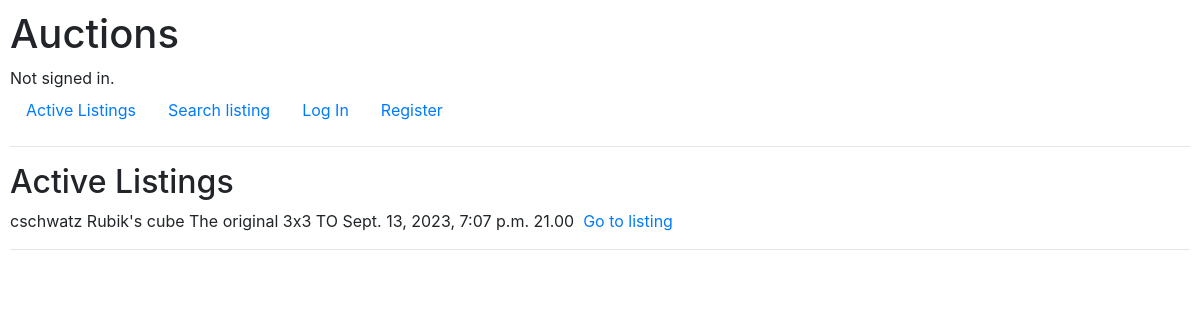
/, run on an earlier commit of the app's database.
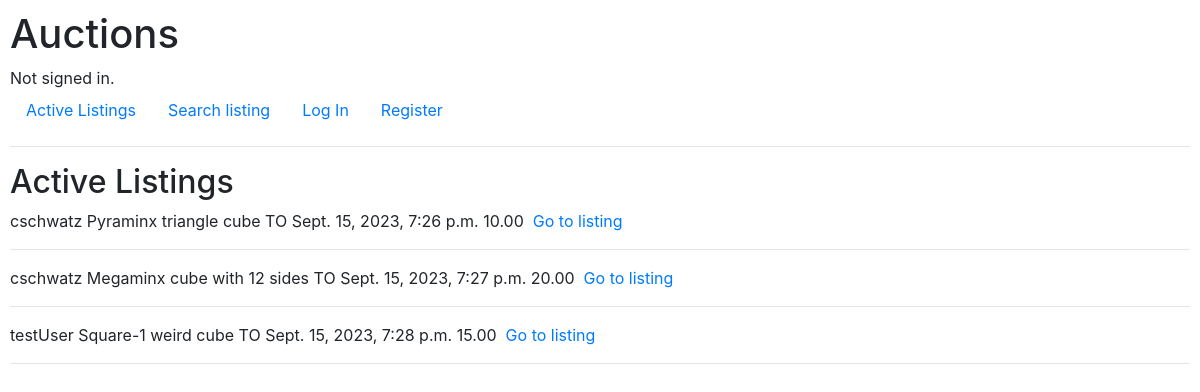
And on a later commit of the database.
### auctions/models.py (models this page shows)
class AuctionListing(models.Model):
    user = models.ForeignKey(User, on_delete=models.CASCADE, related_name="user_listing", default=None)
    title = models.CharField(max_length=64)
    description = models.CharField(max_length=150)
    category_choices = [('Electronic', 'electronic'), ('Toys', 'toys'), ('Home', 'home'), ('Fashion', 'fashion'), ('Other', 'other')]
    category = models.CharField(max_length=10, choices=category_choices, default='Other')
    date = models.DateTimeField(auto_now_add=True)
    image = models.URLField()
    value = models.DecimalField(max_digits=8, decimal_places=2, default=0.00)
    is_active = models.BooleanField(default=True)

class User(AbstractUser):
    pass

class Bid(models.Model):
    user = models.ForeignKey(User, on_delete=models.CASCADE, related_name="user_bid", default=None)
    listing = models.ForeignKey(AuctionListing, on_delete=models.CASCADE, related_name="listing_bids")
    bid = models.DecimalField(max_digits=8, decimal_places=2, default=0.00)

### auctions/views.py (the view)
# urls.py: path("", views.index, name="index"),
def index(request):
    all_auctions = AuctionListing.objects.all() # get all active auctions (still have to work on the "active" aspect)
    active_auctions = [listing for listing in all_auctions if listing.is_active]
    listings_with_bid = [] #buffer to store listing+listing's highest bid (tuple)
    for listing in active_auctions:
        try: # see if there are bids for a given listing
            highest_bid = Bid.objects.filter(listing=listing)
            highest_bid = highest_bid.order_by('-bid')[0].bid
        except IndexError: #if there are no bids, the highest bid is the initial value
            highest_bid = listing.value
        listings_with_bid.append((listing, highest_bid))
    return render(request, "auctions/index.html", {
        "listings": listings_with_bid,
    })

### auctions/templates/auctions/index.html (shortened to what this page needs)
{% extends "auctions/layout.html" %}
{% block body %}
    <h2>Active Listings</h2>
    {% for listing in listings %}
        {{ listing.0.user }}
        {{ listing.0.title }}
        {{ listing.0.description }}
        {{ listing.0.category }}
        {{ listing.0.date }}
        {{ listing.1 }}
        <a href="{% url 'listing' listing.0.title  %}">Go to listing</a>
        <hr>
    {% endfor %}
{% endblock %}

### auctions/templates/auctions/layout.html (shortened to what this page needs)
{% load static %}
<!DOCTYPE html>
<html lang="en">
    <head>
        <link rel="stylesheet" href="https://stackpath.bootstrapcdn.com/bootstrap/4.4.1/css/bootstrap.min.css">
        <link href="{% static 'auctions/styles.css' %}" rel="stylesheet">
    </head>
    <body>
        <h1>Auctions</h1>
        <div>
            {% if user.is_authenticated %}
                Signed in as <strong>{{ user.username }}</strong>.
            {% else %}
                Not signed in.
            {% endif %}
        </div>
        <ul class="nav">
            <li class="nav-item">
                <a class="nav-link" href="{% url 'index' %}">Active Listings</a>
            </li>
            <li class="nav-item">
                <a class="nav-link" href="{% url 'search_listing' %}"> Search listing </a>
            </li>
            {% if user.is_authenticated %}
                <li class="nav-item">
                    <a class="nav-link" href="{% url 'watchlist' %}">Watchlist</a>
                </li>
                <li class="nav-item">
                    <a class="nav-link" href="{% url 'create_listing' %}"> Create listing </a>
                </li>
                <li class="nav-item">
                    <a class="nav-link" href="{% url 'logout' %}">Log Out</a>
                </li>
            {% else %}
                <li class="nav-item">
                    <a class="nav-link" href="{% url 'login' %}">Log In</a>
                </li>
                <li class="nav-item">
                    <a class="nav-link" href="{% url 'register' %}">Register</a>
                </li>
            {% endif %}
        </ul>
        <hr>
        {% block body %}
        {% endblock %}
    </body>
</html>

### auctions/static/auctions/styles.css (style rules this page uses)
body { padding: 10px; }

What changed in the data, as far as the page shows it:
no longer on this page (row edited): AuctionListing: user.username "cschwatz", title "Rubik's cube", description "The original 3x3", category "TO", date "Sept. 13, 2023, 7:07 p.m.", bid "21.00"
added AuctionListing: user.username "cschwatz", title "Pyraminx", description "triangle cube", category "TO", date "Sept. 15, 2023, 7:26 p.m.", value "10.00"
added AuctionListing: user.username "cschwatz", title "Megaminx", description "cube with 12 sides", category "TO", date "Sept. 15, 2023, 7:27 p.m.", value "20.00"
added AuctionListing: user.username "testUser", title "Square-1", description "weird cube", category "TO", date "Sept. 15, 2023, 7:28 p.m.", value "15.00"
